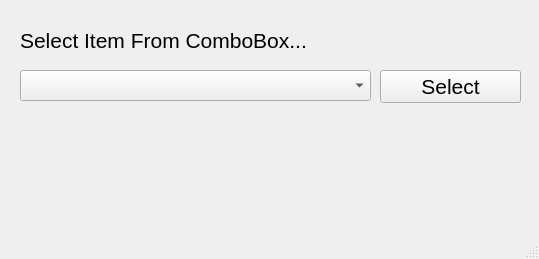
<?xml version="1.0" encoding="UTF-8"?>
<ui version="4.0">
 <class>MainWindow</class>
 <widget class="QMainWindow" name="MainWindow">
  <property name="geometry">
   <rect>
    <x>0</x>
    <y>0</y>
    <width>539</width>
    <height>259</height>
   </rect>
  </property>
  <property name="windowTitle">
   <string>MainWindow</string>
  </property>
  <widget class="QWidget" name="centralwidget">
   <widget class="QLabel" name="label">
    <property name="geometry">
     <rect>
      <x>20</x>
      <y>20</y>
      <width>421</width>
      <height>41</height>
     </rect>
    </property>
    <property name="font">
     <font>
      <pointsize>16</pointsize>
     </font>
    </property>
    <property name="text">
     <string>Select Item From ComboBox...</string>
    </property>
   </widget>
   <widget class="QComboBox" name="comboBox">
    <property name="geometry">
     <rect>
      <x>20</x>
      <y>70</y>
      <width>351</width>
      <height>31</height>
     </rect>
    </property>
    <property name="font">
     <font>
      <pointsize>16</pointsize>
     </font>
    </property>
   </widget>
   <widget class="QPushButton" name="pushButton">
    <property name="geometry">
     <rect>
      <x>380</x>
      <y>70</y>
      <width>141</width>
      <height>33</height>
     </rect>
    </property>
    <property name="font">
     <font>
      <pointsize>16</pointsize>
     </font>
    </property>
    <property name="text">
     <string>Select</string>
    </property>
   </widget>
  </widget>
  <widget class="QMenuBar" name="menubar">
   <property name="geometry">
    <rect>
     <x>0</x>
     <y>0</y>
     <width>539</width>
     <height>21</height>
    </rect>
   </property>
  </widget>
  <widget class="QStatusBar" name="statusbar"/>
 </widget>
 <resources/>
 <connections/>
</ui>
